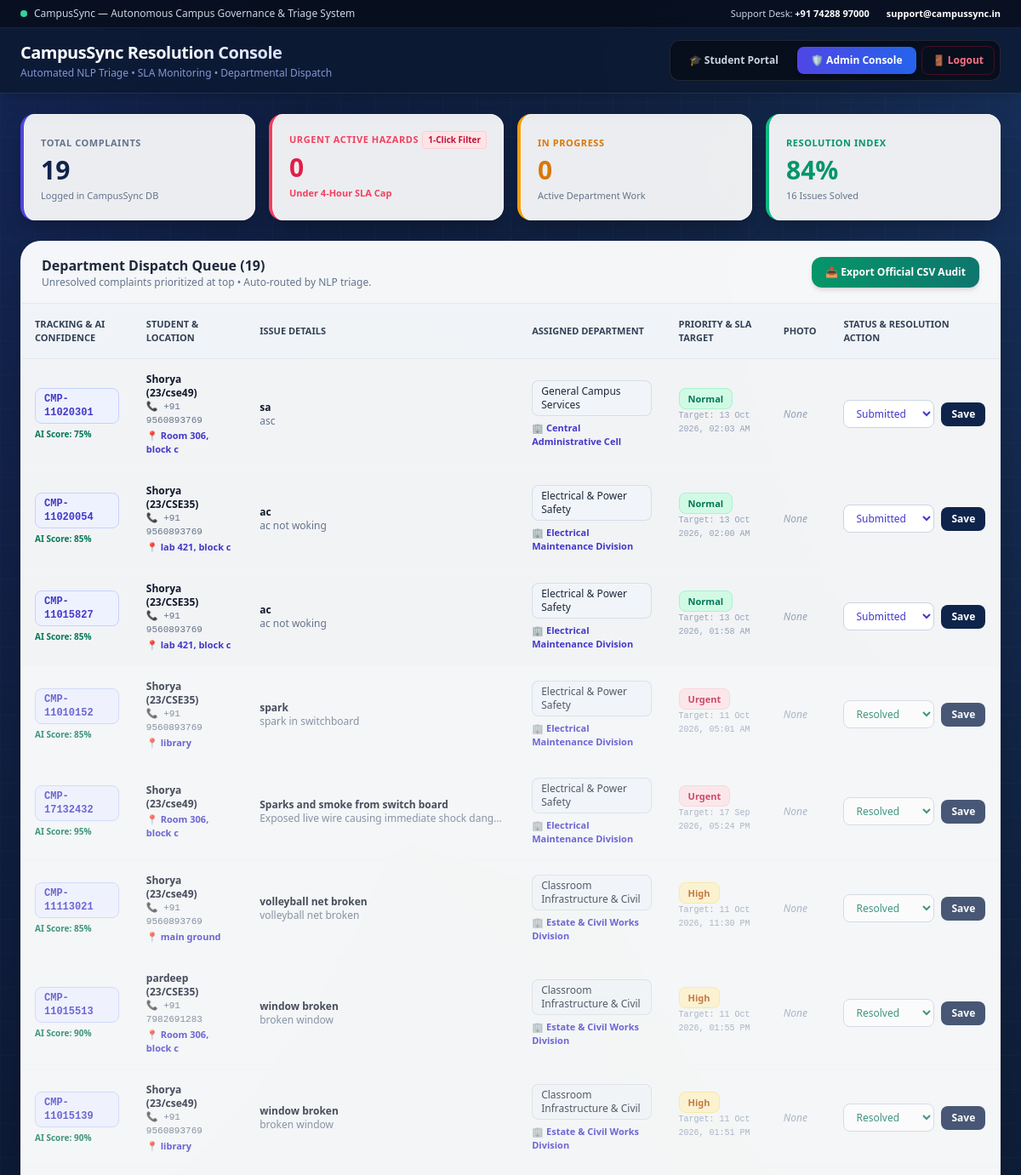
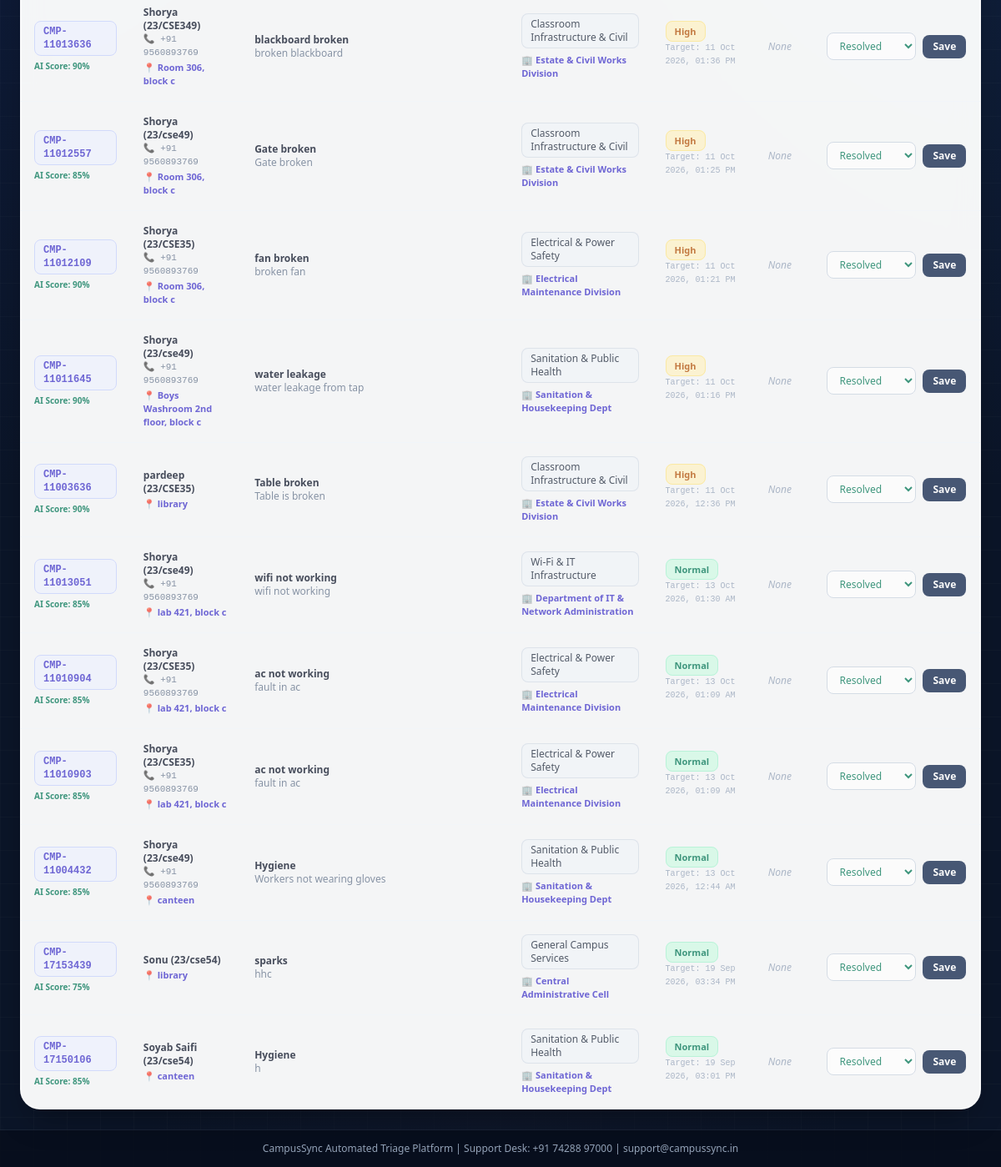
/admin (signed in), run on the app's committed database (2 pictures, top to bottom).
### tables this page shows
CREATE TABLE complaints (
            id INTEGER PRIMARY KEY AUTOINCREMENT,
            tracking_id TEXT UNIQUE NOT NULL,
            student_name TEXT NOT NULL,
            student_id TEXT NOT NULL,
            location TEXT NOT NULL,
            title TEXT NOT NULL,
            description TEXT NOT NULL,
            image_path TEXT,
            category TEXT NOT NULL,
            department TEXT NOT NULL,
            priority TEXT NOT NULL,
            confidence INTEGER DEFAULT 95,
            sla_target TEXT,
            status TEXT DEFAULT 'Submitted',
            created_at TIMESTAMP DEFAULT CURRENT_TIMESTAMP
        , phone_number TEXT DEFAULT '');

### app.py (the view)
@app.route("/admin")
def admin():
    if not session.get("admin_logged_in"):
        return redirect(url_for("login"))
    conn = get_db_connection()
    complaints = conn.execute("""
        SELECT * FROM complaints
        ORDER BY
            CASE
                WHEN status = 'Resolved' THEN 2
                ELSE 1
            END ASC,
            CASE priority
                WHEN 'Urgent' THEN 1
                WHEN 'High' THEN 2
                ELSE 3
            END ASC,
            id DESC
    """).fetchall()
    total = len(complaints)
    urgent_count = sum(1 for c in complaints if c["priority"] == "Urgent" and c["status"] != "Resolved")
    resolved_count = sum(1 for c in complaints if c["status"] == "Resolved")
    in_progress_count = sum(1 for c in complaints if c["status"] == "In Progress")
    rate = round((resolved_count / total * 100)) if total > 0 else 100
    conn.close()
    return render_template(
        "admin.html",
        complaints=complaints,
        stats={"total": total, "urgent": urgent_count, "resolved": resolved_count, "in_progress": in_progress_count, "rate": rate}
    )

### app.py (called while the page is built)
def get_db_connection():
    conn = sqlite3.connect(DATABASE)
    conn.row_factory = sqlite3.Row
    return conn

### templates/admin.html (shortened to what this page needs)
<!DOCTYPE html>
<html lang="en">
<head>
    <script src="https://cdn.tailwindcss.com"></script>
</head>
<body class="tech-bg text-slate-900 min-h-screen flex flex-col justify-between m-0 p-0 font-sans">
    <div class="bg-[#070e1c]/90 backdrop-blur-md text-slate-300 text-xs py-2 px-6 border-b border-slate-800/80">
        <div class="max-w-7xl mx-auto flex flex-col sm:flex-row justify-between items-center gap-1">
            <span class="flex items-center gap-2">
                <span class="w-2 h-2 rounded-full bg-emerald-400 animate-pulse"></span>
                CampusSync — Autonomous Campus Governance & Triage System
            </span>
            <div class="flex items-center space-x-5 text-[11px]">
                <span>Support Desk: <strong class="text-white">+91 74288 97000</strong></span>
                <span><strong class="text-white">support@campussync.in</strong></span>
            </div>
        </div>
    </div>
    <header class="bg-[#0c1830]/80 backdrop-blur-md text-white shadow-xl border-b border-white/10 sticky top-0 z-30">
        <div class="max-w-7xl mx-auto px-6 flex flex-col sm:flex-row justify-between items-center py-3.5 gap-4">
            <div>
                <h1 class="text-lg md:text-xl font-black tracking-tight bg-gradient-to-r from-white via-slate-100 to-indigo-200 bg-clip-text text-transparent">
                </h1>
                <p class="text-xs text-indigo-300/80 mt-0.5">Automated NLP Triage • SLA Monitoring • Departmental Dispatch</p>
            </div>
            <nav class="flex items-center space-x-1.5 bg-[#070e1c] p-1.5 rounded-xl border border-white/10 shadow-inner">
                <a href="/" class="text-slate-300 hover:text-white hover:bg-white/5 text-xs font-semibold py-2 px-4 rounded-lg transition">
                    🎓 Student Portal
                </a>
                <a href="/admin" class="bg-gradient-to-r from-indigo-600 to-blue-600 text-white text-xs font-bold py-2 px-4 rounded-lg shadow-md transition">
                    🛡️ Admin Console
                </a>
                <a href="/logout" class="text-rose-400 hover:text-white hover:bg-rose-900/40 text-xs font-bold py-2 px-3 rounded-lg transition border border-rose-800/40">
                    🚪 Logout
                </a>
            </nav>
        </div>
    </header>
    <main class="max-w-7xl mx-auto p-6 w-full flex-1">
        <div class="grid grid-cols-1 sm:grid-cols-2 lg:grid-cols-4 gap-4 mb-6">
            <div class="stat-card p-5 rounded-2xl border-l-4 border-l-indigo-600">
                <span class="text-[11px] font-bold text-slate-500 uppercase tracking-wider">Total Complaints</span>
                <div class="text-3xl font-black text-[#0f244a] mt-1">{{ stats.total }}</div>
                <div class="text-[11px] text-slate-500 mt-1">Logged in CampusSync DB</div>
            </div>
            <div id="urgentCard" class="stat-card p-5 rounded-2xl border-l-4 border-l-rose-500 cursor-pointer select-none transition-all duration-200 hover:scale-[1.02] hover:shadow-rose-500/20" title="Click to filter Urgent complaints only">
                <div class="flex items-center justify-between">
                    <span class="text-[11px] font-bold text-rose-500 uppercase tracking-wider">Urgent Active Hazards</span>
                    <span id="filterBadge" class="text-[10px] bg-rose-100 text-rose-700 font-bold px-1.5 py-0.5 rounded border border-rose-200">1-Click Filter</span>
                </div>
                <div class="text-3xl font-black text-rose-600 mt-1">{{ stats.urgent }}</div>
                <div class="text-[11px] text-rose-500 font-semibold mt-1">Under 4-Hour SLA Cap</div>
            </div>
            <div class="stat-card p-5 rounded-2xl border-l-4 border-l-amber-500">
                <span class="text-[11px] font-bold text-amber-600 uppercase tracking-wider">In Progress</span>
                <div class="text-3xl font-black text-amber-600 mt-1">{{ stats.in_progress }}</div>
                <div class="text-[11px] text-slate-500 mt-1">Active Department Work</div>
            </div>
            <div class="stat-card p-5 rounded-2xl border-l-4 border-l-emerald-500">
                <span class="text-[11px] font-bold text-emerald-600 uppercase tracking-wider">Resolution Index</span>
                <div class="text-3xl font-black text-emerald-600 mt-1">{{ stats.rate }}%</div>
                <div class="text-[11px] text-slate-500 mt-1">{{ stats.resolved }} Issues Solved</div>
            </div>
        </div>
        <div class="glass-card rounded-3xl overflow-hidden border border-white/60">
            <div class="px-6 py-4 border-b border-slate-200/80 flex flex-col sm:flex-row justify-between items-center bg-slate-50/60 gap-3">
                <div class="flex items-center gap-3">
                    <div>
                        <h2 class="text-base font-bold text-slate-800">
                            Department Dispatch Queue (<span id="queueCount">{{ complaints|length }}</span>)
                        </h2>
                        <p class="text-xs text-slate-500">Unresolved complaints prioritized at top • Auto-routed by NLP triage.</p>
                    </div>
                </div>
                <div class="flex items-center gap-2">
                    <a href="/export-csv" class="bg-gradient-to-r from-emerald-600 to-teal-700 hover:from-emerald-700 hover:to-teal-800 text-white text-xs font-bold py-2.5 px-4 rounded-xl transition shadow-md flex items-center gap-2">
                        📥 Export Official CSV Audit
                    </a>
                </div>
            </div>
            <div class="overflow-x-auto">
                <table class="w-full text-left text-xs text-slate-600">
                    <thead class="bg-slate-100/80 text-slate-700 font-bold uppercase text-[11px] border-b border-slate-200">
                        <tr>
                            <th class="p-4">Tracking & AI Confidence</th>
                            <th class="p-4">Student & Location</th>
                            <th class="p-4">Issue Details</th>
                            <th class="p-4">Assigned Department</th>
                            <th class="p-4">Priority & SLA Target</th>
                            <th class="p-4">Photo</th>
                            <th class="p-4">Status & Resolution Action</th>
                        </tr>
                    </thead>
                    <tbody id="complaintsTableBody" class="divide-y divide-slate-100">
                        {% for c in complaints %}
                        <tr class="complaint-row hover:bg-indigo-50/40 transition duration-150 {% if c.status == 'Resolved' %}opacity-75 bg-slate-50/40{% endif %}" data-priority="{{ c.priority }}" data-status="{{ c.status }}">
                            <td class="p-4">
                                <a href="/track/{{ c.tracking_id }}" target="_blank" class="font-mono font-bold text-indigo-700 hover:underline bg-indigo-50 border border-indigo-200 px-2.5 py-1 rounded-lg block w-fit shadow-xs">
                                    {{ c.tracking_id }}
                                </a>
                                <span class="text-[10px] text-emerald-700 font-bold mt-1 inline-block">AI Score: {{ c.confidence }}%</span>
                            </td>
                            <td class="p-4">
                                <div class="font-bold text-slate-900">{{ c.student_name }} ({{ c.student_id }})</div>
                                {% if c.phone_number %}
                                <div class="text-[11px] text-slate-500 font-mono">📞 +91 {{ c.phone_number }}</div>
                                {% endif %}
                                <div class="text-[11px] text-indigo-700 font-semibold mt-0.5">📍 {{ c.location }}</div>
                            </td>
                            <td class="p-4 max-w-xs">
                                <div class="font-bold text-slate-900">{{ c.title }}</div>
                                <div class="text-slate-500 truncate" title="{{ c.description }}">{{ c.description }}</div>
                            </td>
                            <td class="p-4">
                                <span class="inline-block bg-slate-100 text-slate-800 px-2.5 py-1 rounded-lg font-medium border border-slate-300/70">
                                    {{ c.category }}
                                </span>
                                <div class="text-[11px] text-indigo-700 font-bold mt-1.5">🏢 {{ c.department }}</div>
                            </td>
                            <td class="p-4">
                                {% if c.priority == 'Urgent' %}
                                    <span class="bg-rose-100 text-rose-700 text-[11px] font-bold px-2.5 py-1 rounded-lg border border-rose-200">Urgent</span>
                                {% elif c.priority == 'High' %}
                                    <span class="bg-amber-100 text-amber-700 text-[11px] font-bold px-2.5 py-1 rounded-lg border border-amber-200">High</span>
                                {% else %}
                                    <span class="bg-emerald-100 text-emerald-700 text-[11px] font-bold px-2.5 py-1 rounded-lg border border-emerald-200">Normal</span>
                                {% endif %}
                                <div class="text-[10px] text-slate-400 mt-1 font-mono">Target: {{ c.sla_target }}</div>
                            </td>
                            <td class="p-4">
                                {% if c.image_path %}
                                    <a href="/static/uploads/{{ c.image_path }}" target="_blank">
                                        <img src="/static/uploads/{{ c.image_path }}" class="h-11 w-11 rounded-xl object-cover border border-slate-300 hover:scale-110 shadow-sm transition">
                                    </a>
                                {% else %}
                                    <span class="text-slate-400 italic">None</span>
                                {% endif %}
                            </td>
                            <td class="p-4">
                                <form action="/update-status/{{ c.id }}" method="POST" class="flex items-center space-x-2">
                                    <select name="status" class="text-xs border border-slate-300 rounded-lg px-2.5 py-1.5 bg-white font-medium focus:outline-none focus:ring-2 focus:ring-indigo-500 shadow-xs {% if c.status == 'Resolved' %}text-emerald-700 font-bold bg-emerald-50 border-emerald-300{% elif c.status == 'In Progress' %}text-amber-700 font-bold bg-amber-50 border-amber-300{% else %}text-indigo-700 font-bold{% endif %}">
                                        <option value="Submitted" {% if c.status == 'Submitted' %}selected{% endif %}>Submitted</option>
                                        <option value="Resolved" {% if c.status == 'Resolved' %}selected{% endif %}>Resolved</option>
                                    </select>
                                    <button type="submit" class="bg-[#0f244a] hover:bg-indigo-900 text-white px-3 py-1.5 rounded-lg transition font-bold shadow-xs">
                                        Save
                                    </button>
                                </form>
                            </td>
                        </tr>
                        {% endfor %}
                    </tbody>
                </table>
            </div>
        </div>
    </main>
    <footer class="bg-[#070e1c]/90 border-t border-slate-800/80 py-3.5 text-center text-xs text-slate-400">
        CampusSync Automated Triage Platform | Support Desk: +91 74288 97000 | support@campussync.in
    </footer>
</body>
</html>

### templates/admin.html (style rules this page uses)
.tech-bg { background-color: #0b1528; background-image: radial-gradient(at 0% 0%, rgba(30, 58, 138, 0.45) 0px, transparent 50%), radial-gradient(at 100% 0%, rgba(59, 130, 246, 0.25) 0px, transparent 50%), radial-gradient(at 50% 100%, rgba(15, 23, 42, 0.8) 0px, transparent 50%), linear-gradient(to right, rgba(255, 255, 255, 0.02) 1px, transparent 1px), linear-gradient(to bottom, rgba(255, 255, 255, 0.02) 1px, transparent 1px); background-size: 100% 100%, 100% 100%, 100% 100%, 40px 40px, 40px 40px; }
.glass-card { background: rgba(255, 255, 255, 0.95); backdrop-filter: blur(16px); box-shadow: 0 20px 40px -15px rgba(0, 0, 0, 0.4), 0 0 0 1px rgba(255, 255, 255, 0.6) inset; }
.stat-card { background: rgba(255, 255, 255, 0.92); backdrop-filter: blur(12px); box-shadow: 0 10px 25px -5px rgba(0, 0, 0, 0.3), 0 0 0 1px rgba(255, 255, 255, 0.6) inset; }

### data on the page
complaints: tracking_id "CMP-11020301", confidence "75", student_name "Shorya", student_id "23/cse49", phone_number "9560893769", location "Room 306, block c", title "sa", description "asc", category "General Campus Services", department "Central Administrative Cell", priority "Normal", sla_target "13 Oct 2026, 02:03 AM", status "Submitted"
complaints: tracking_id "CMP-11020054", confidence "85", student_name "Shorya", student_id "23/CSE35", phone_number "9560893769", location "lab 421, block c", title "ac", description "ac not woking", category "Electrical & Power Safety", department "Electrical Maintenance Division", priority "Normal", sla_target "13 Oct 2026, 02:00 AM", status "Submitted"
complaints: tracking_id "CMP-11015827", confidence "85", student_name "Shorya", student_id "23/CSE35", phone_number "9560893769", location "lab 421, block c", title "ac", description "ac not woking", category "Electrical & Power Safety", department "Electrical Maintenance Division", priority "Normal", sla_target "13 Oct 2026, 01:58 AM", status "Submitted"
complaints: tracking_id "CMP-11010152", confidence "85", student_name "Shorya", student_id "23/CSE35", phone_number "9560893769", location "library", title "spark", description "spark in switchboard", category "Electrical & Power Safety", department "Electrical Maintenance Division", priority "Urgent", sla_target "11 Oct 2026, 05:01 AM", status "Resolved"
complaints: tracking_id "CMP-17132432", confidence "95", student_name "Shorya", student_id "23/cse49", location "Room 306, block c", title "Sparks and smoke from switch board", description "Exposed live wire causing immediate shock dang…", category "Electrical & Power Safety", department "Electrical Maintenance Division", priority "Urgent", sla_target "17 Sep 2026, 05:24 PM", status "Resolved"
complaints: tracking_id "CMP-11113021", confidence "85", student_name "Shorya", student_id "23/cse49", phone_number "9560893769", location "main ground", title "volleyball net broken", description "volleyball net broken", category "Classroom Infrastructure & Civil", department "Estate & Civil Works Division", priority "High", sla_target "11 Oct 2026, 11:30 PM", status "Resolved"
complaints: tracking_id "CMP-11015513", confidence "90", student_name "pardeep", student_id "23/CSE35", phone_number "7982691283", location "Room 306, block c", title "window broken", description "broken window", category "Classroom Infrastructure & Civil", department "Estate & Civil Works Division", priority "High", sla_target "11 Oct 2026, 01:55 PM", status "Resolved"
complaints: tracking_id "CMP-11015139", confidence "90", student_name "Shorya", student_id "23/cse49", phone_number "9560893769", location "library", title "window broken", description "broken window", category "Classroom Infrastructure & Civil", department "Estate & Civil Works Division", priority "High", sla_target "11 Oct 2026, 01:51 PM", status "Resolved"
complaints: tracking_id "CMP-11013636", confidence "90", student_name "Shorya", student_id "23/CSE349", phone_number "9560893769", location "Room 306, block c", title "blackboard broken", description "broken blackboard", category "Classroom Infrastructure & Civil", department "Estate & Civil Works Division", priority "High", sla_target "11 Oct 2026, 01:36 PM", status "Resolved"
complaints: tracking_id "CMP-11012557", confidence "85", student_name "Shorya", student_id "23/cse49", phone_number "9560893769", location "Room 306, block c", title "Gate broken", description "Gate broken", category "Classroom Infrastructure & Civil", department "Estate & Civil Works Division", priority "High", sla_target "11 Oct 2026, 01:25 PM", status "Resolved"
complaints: tracking_id "CMP-11012109", confidence "90", student_name "Shorya", student_id "23/CSE35", phone_number "9560893769", location "Room 306, block c", title "fan broken", description "broken fan", category "Electrical & Power Safety", department "Electrical Maintenance Division", priority "High", sla_target "11 Oct 2026, 01:21 PM", status "Resolved"
complaints: tracking_id "CMP-11011645", confidence "90", student_name "Shorya", student_id "23/cse49", phone_number "9560893769", location "Boys Washroom 2nd floor, block c", title "water leakage", description "water leakage from tap", category "Sanitation & Public Health", department "Sanitation & Housekeeping Dept", priority "High", sla_target "11 Oct 2026, 01:16 PM", status "Resolved"
complaints: tracking_id "CMP-11003636", confidence "90", student_name "pardeep", student_id "23/CSE35", location "library", title "Table broken", description "Table is broken", category "Classroom Infrastructure & Civil", department "Estate & Civil Works Division", priority "High", sla_target "11 Oct 2026, 12:36 PM", status "Resolved"
complaints: tracking_id "CMP-11013051", confidence "85", student_name "Shorya", student_id "23/cse49", phone_number "9560893769", location "lab 421, block c", title "wifi not working", description "wifi not working", category "Wi-Fi & IT Infrastructure", department "Department of IT & Network Administration", priority "Normal", sla_target "13 Oct 2026, 01:30 AM", status "Resolved"
complaints: tracking_id "CMP-11010904", confidence "85", student_name "Shorya", student_id "23/CSE35", phone_number "9560893769", location "lab 421, block c", title "ac not working", description "fault in ac", category "Electrical & Power Safety", department "Electrical Maintenance Division", priority "Normal", sla_target "13 Oct 2026, 01:09 AM", status "Resolved"
complaints: tracking_id "CMP-11010903", confidence "85", student_name "Shorya", student_id "23/CSE35", phone_number "9560893769", location "lab 421, block c", title "ac not working", description "fault in ac", category "Electrical & Power Safety", department "Electrical Maintenance Division", priority "Normal", sla_target "13 Oct 2026, 01:09 AM", status "Resolved"
complaints: tracking_id "CMP-11004432", confidence "85", student_name "Shorya", student_id "23/cse49", phone_number "9560893769", location "canteen", title "Hygiene", description "Workers not wearing gloves", category "Sanitation & Public Health", department "Sanitation & Housekeeping Dept", priority "Normal", sla_target "13 Oct 2026, 12:44 AM", status "Resolved"
complaints: tracking_id "CMP-17153439", confidence "75", student_name "Sonu", student_id "23/cse54", location "library", title "sparks", description "hhc", category "General Campus Services", department "Central Administrative Cell", priority "Normal", sla_target "19 Sep 2026, 03:34 PM", status "Resolved"
complaints: tracking_id "CMP-17150106", confidence "85", student_name "Soyab Saifi", student_id "23/cse54", location "canteen", title "Hygiene", description "h", category "Sanitation & Public Health", department "Sanitation & Housekeeping Dept", priority "Normal", sla_target "19 Sep 2026, 03:01 PM", status "Resolved"

### other printed values
{{ stats.total }} "19"
{{ stats.urgent }} "0"
{{ stats.in_progress }} "0"
{{ stats.rate }} "84"
{{ stats.resolved }} "16"
{{ complaints|length }} "19"
